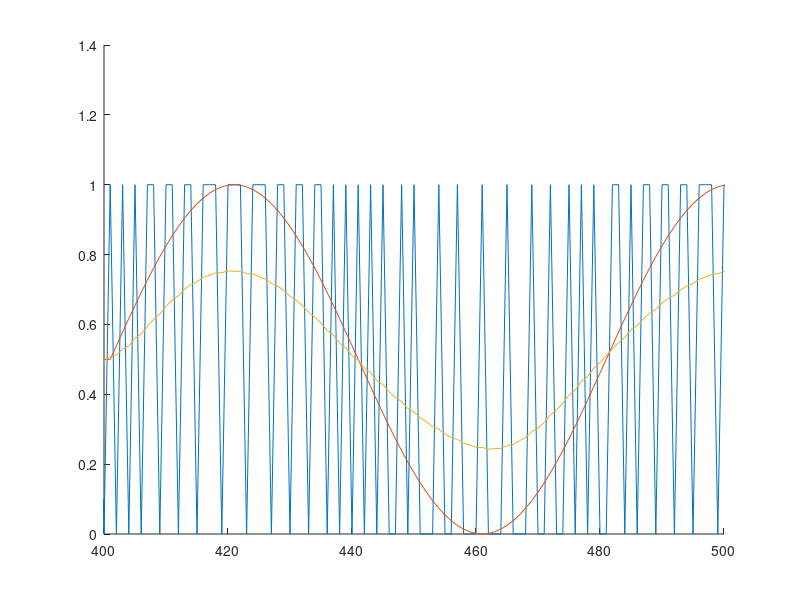

The MATLAB script that drew this image:
%% PDM generation
close all;
% clear all
% 4MHz sampling frequency as given in question
fs = 4e6;
ts = 1/fs;

% 50 kHz signal frequency as given in question
f50k = 50e3;
t50k = 1/f50k;

% Let's generate data for 20 cycles of 50kHz
t = [0 : ts : 20*t50k]';

% original signal : 50kHz modulated by a pulse.
os = 0.5 * sin(f50k*2*pi*t) .* (t >= 5*t50k & t<= 15*t50k);

% PDM generation as Given in Wikipedia
% https://en.wikipedia.org/wiki/Pulse-density_modulation#Algorithm
pdm = zeros(length(os),1);
qe = 0;
for ii = 1 : length(os)
    if(os(ii) >= qe)
        pdm(ii) = 1;
    else
        pdm(ii) = -1;
    end
    qe = pdm(ii) - os(ii) + qe;
end

% change all the -1 to 0 to match format in the question.
pdm(pdm < 0) = 0;

hold on 
plot(pdm)
plot(0.5+os)
xlim([400 500])


[numer, denom] = cheby2(4, 23, 300e3/2e6);

filtered = filtfilt(numer, denom, pdm);
%%
plot(filtered)
